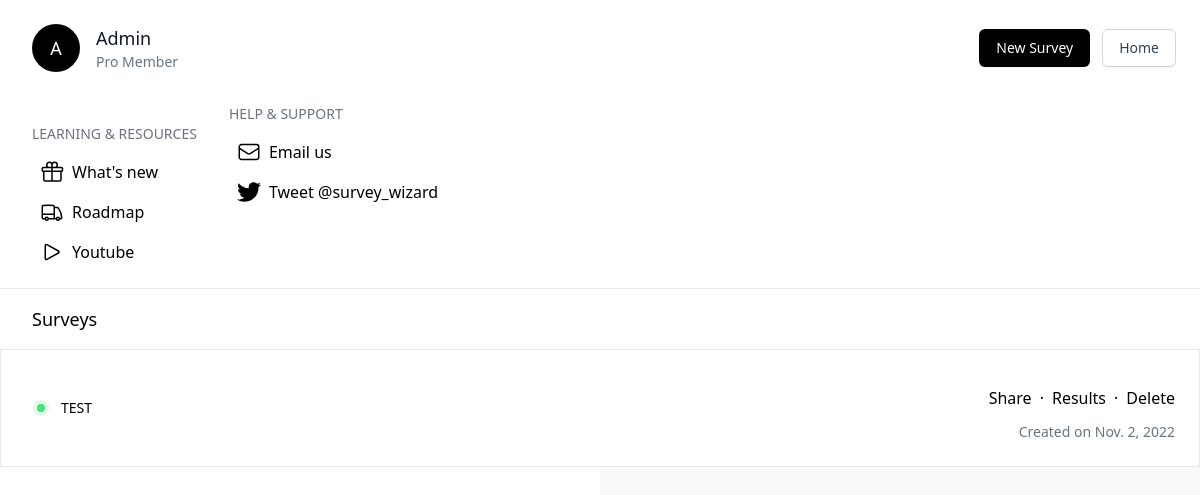
The page /dashboard/ (signed in) on the database its author committed.
### surveys/models.py (models this page shows)
class Survey(models.Model):
    uuid = models.UUIDField(primary_key=True, default=uuid.uuid4, editable=False)
    title = models.CharField(max_length=64)
    is_active = models.BooleanField(default=False)
    creator = models.ForeignKey(User, on_delete=models.CASCADE)
    created_at = models.DateTimeField(default=timezone.now)

### surveys/views/dashboard_views.py (the view, shortened to what this page needs)
# urls.py: path('dashboard/', dashboard_views.dashboard_view, name='dashboard'),
@login_required(redirect_field_name='login')
def dashboard_view(request):
    surveys = Survey.objects.filter(creator=request.user).order_by("-created_at").all()
    context = {'surveys': surveys}
    return render(request, 'dashboard_templates/dashboard.html', context)

### surveys/templates/dashboard_templates/dashboard.html (shortened to what this page needs)
{% extends 'base/base.html' %}
{% load static %}
{% block content %}
<div class="relative flex min-h-full flex-col">
  <div class="mx-auto w-full max-w-full flex-grow lg:flex xl:px-8">
    <div class="min-w-0 flex-1 bg-white xl:flex">
      <div class="bg-white xl:w-64 xl:flex-shrink-0 xl:border-r xl:border-gray-200">
        <div class="py-6 pl-4 pr-6 sm:pl-6 lg:pl-8 xl:pl-0">
          <div class="flex items-center justify-between">
            <div class="flex-1 space-y-8">
              <div class="space-y-8 sm:flex sm:items-center sm:justify-between sm:space-y-0 xl:block xl:space-y-8">
                <div class="flex items-center gap-4">
                  <div class="h-12 w-12 flex-shrink-0">
                    <a href="{% url 'account' %}">
                      <span class="inline-flex h-12 w-12 items-center justify-center rounded-full bg-black">
                        <span class="text-lg font-medium leading-none text-white uppercase">{{ user.username|make_list|first }}</span>
                      </a>
                  </div>
                  <div class="">
                    <a href="{% url 'account' %}">
                      <div class="text-lg font-medium text-gray-900 capitalize">{{user.username}}</div>
                      <div class=" flex items-center text-sm font-medium capitalize text-gray-500 sm:mr-6 sm:mt-0">
                        Pro Member
                      </div>
                    </a>
                  </div>
                </div>
                <div class="flex flex-col sm:flex-row xl:flex-col">
                  <a href="{% url 'survey-create' %}" type="button" class="inline-flex items-center justify-center rounded-md border border-transparent bg-black px-4 py-2  text-sm font-medium text-white shadow-sm hover:bg-indigo-700 focus:outline-none focus:ring-2 focus:ring-indigo-500 focus:ring-offset-2 xl:w-full">New Survey</a>
                  <a href="{% url 'home' %}" type="button" class="mt-3 inline-flex items-center justify-center rounded-md border border-gray-300 bg-white px-4 py-2 text-sm font-medium text-gray-700 shadow-sm hover:bg-gray-50 focus:outline-none focus:ring-2 focus:ring-indigo-500 focus:ring-offset-2 sm:mt-0 sm:ml-3 xl:ml-0 xl:mt-3 xl:w-full">Home</a>
                </div>
              </div>
              <div class="flex flex-col space-y-6 sm:flex-row sm:space-y-0 sm:space-x-8 xl:flex-col xl:space-x-0 xl:space-y-6">
                <div class=" space-x-2">
                  <p class="text-sm font-medium text-gray-500 pt-5 uppercase">Learning & Resources</p>
                  <ul>
                    <li class="pt-2">
                      <a href="{% url 'product-blog-list' %}" class="flex pt-2">
                        <span class="ml-2">What's new</span>
                      </a>
                  </li>
                    <li class="pt-2">
                      <a href="{% url 'roadmap' %}" class="flex pt-2">
                      <span class="ml-2">Roadmap</span>
                    </a></li>
                    <li class="pt-2"><a href="" class="flex pt-2">
                      <svg xmlns="http://www.w3.org/2000/svg" fill="none" viewBox="0 0 24 24" stroke-width="1.5" stroke="currentColor" class="w-6 h-6">
                        <path stroke-linecap="round" stroke-linejoin="round" d="M5.25 5.653c0-.856.917-1.398 1.667-.986l11.54 6.348a1.125 1.125 0 010 1.971l-11.54 6.347a1.125 1.125 0 01-1.667-.985V5.653z" />
                      </svg>
                      <span class="ml-2">Youtube</span>
                    </a></li>
                  </ul>
                </div>
                <div class="space-x-2">
                  <p class="text-sm font-medium text-gray-500 uppercase">Help & support</p>
                  <ul>
                    <li class="pt-2">
                      <a href="{% url 'contact' %}" class="flex pt-2">
                        <span class="ml-2">Email us</span>
                      </a>
                    </li>
                    <li class="pt-2">
                      <a href="https://twitter.com/Survey_wizard" target="_blank" class="flex pt-2">
                      <span class="ml-2">Tweet @survey_wizard</span>
                    </a>
                    </li>
                  </ul>
                </div>
              </div>
            </div>
          </div>
        </div>
      </div>
     <div class="bg-white lg:min-w-0 lg:flex-1">
      <div
        class=" border-t border-gray-200 pl-4 pr-6 pt-4 pb-4 sm:pl-6 lg:pl-8 xl:border-t-0 xl:pl-6 xl:pt-6"
      >
        <div class="flex items-center">
          <h1 class="flex-1 text-lg font-medium">Surveys</h1>
        </div>
      </div>
      <ul role="list" class="divide-y divide-gray-200 border border-gray-200">
        {% if surveys %}
          {% for survey in surveys %}
          <li class="relative py-5 pl-4 pr-6 hover:bg-gray-50 sm:py-6 sm:pl-6 lg:pl-8 xl:pl-6">
            <div class="flex items-center justify-between space-x-4">
              <div class="min-w-0 space-y-3">
                <div class="flex items-center space-x-3">
                  {% if survey.is_active %}
                  <span
                    class="h-4 w-4 bg-green-100 rounded-full flex items-center justify-center"
                    aria-hidden="true">
                    <span class="h-2 w-2 bg-green-400 rounded-full"></span>
                  </span>
                  {% else %}
                  <span
                  class="h-4 w-4 bg-gray-100 rounded-full flex items-center justify-center"
                  aria-hidden="true">
                  <span class="h-2 w-2 bg-gray-400 rounded-full"></span>
                </span>
                  {% endif %}
                  <a
                    href="{% url 'results' survey.uuid %}"
                    class="text-sm font-medium hover:border-b-2 border-gray-300">
                    {{ survey.title }}
                  </a>
                </div>
              </div>
              <div
                class="hidden flex-shrink-0 flex-col items-end space-y-3 sm:flex"
              >
                <p class="flex items-center space-x-4">
                  <div class="flex gap-2">
                    {% if survey.is_active %}
                    <a href="{% url 'survey-detail' survey.uuid %}" class="text-black hover:text-gray-700">
                      Share
                    </a>
                    <p class="">
                      &middot;
                    </p>
                    <a href="{% url 'results' survey.uuid %}"  class="text-black hover:text-gray-700">
                      Results
                    </a>
                    <p class="">
                      &middot;
                    </p>
                    <form method="post" action="{% url 'survey-delete' survey.uuid %}">
                      <button type="submit"  class="hover:text-gray-700">Delete</button>
                    </form>
                    {% endif %}
                  </div>
                  <p class="flex space-x-2 text-sm text-gray-500">
                    <span>Created on {{ survey.created_at|date }}</span>
                  </p>
            </div>
          </li>
          {% endfor %}
        </ul>
        {% endif %}
      </div>
    </div>
        </div>
      </div>
</html>
{% endblock %}

### rows shown on the page
Survey: is_active True (drawn), title "TEST", created_at "Nov. 2, 2022"

### other values the page prints
{{ user.username|make_list|first }} "A"
{{ user.username }} "Admin"
